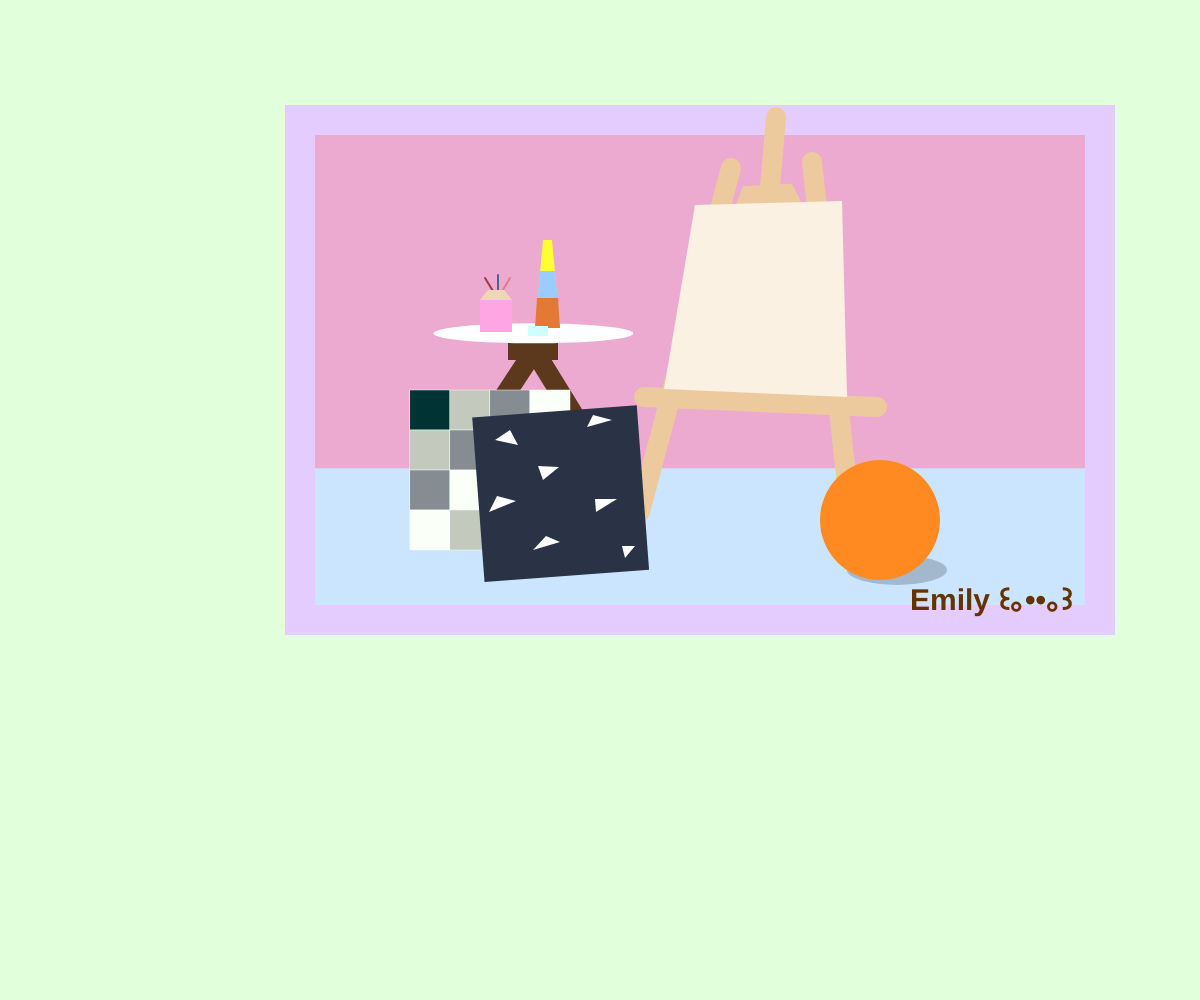
Frame 1 (no input)
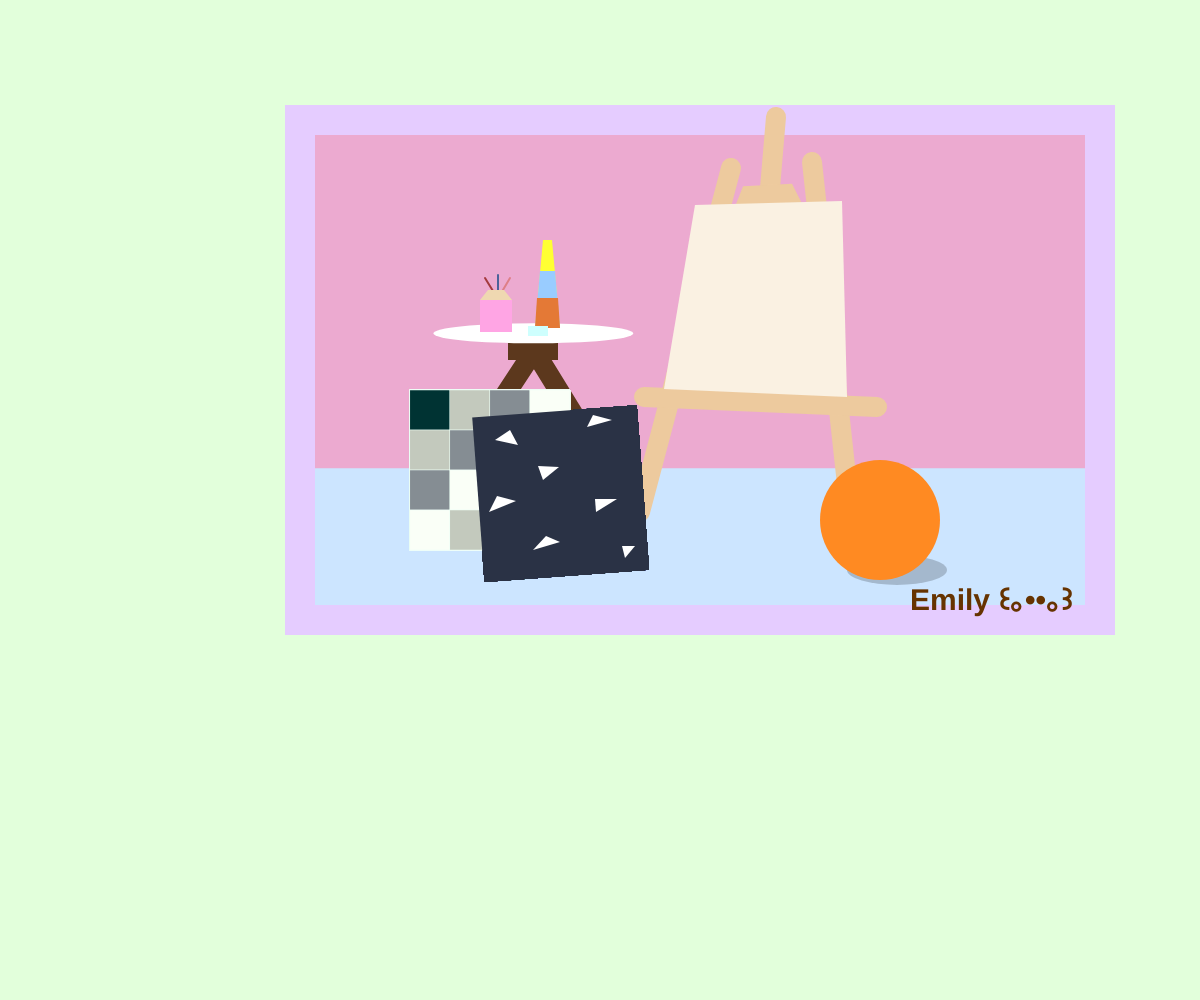
Frame 60 (no input)
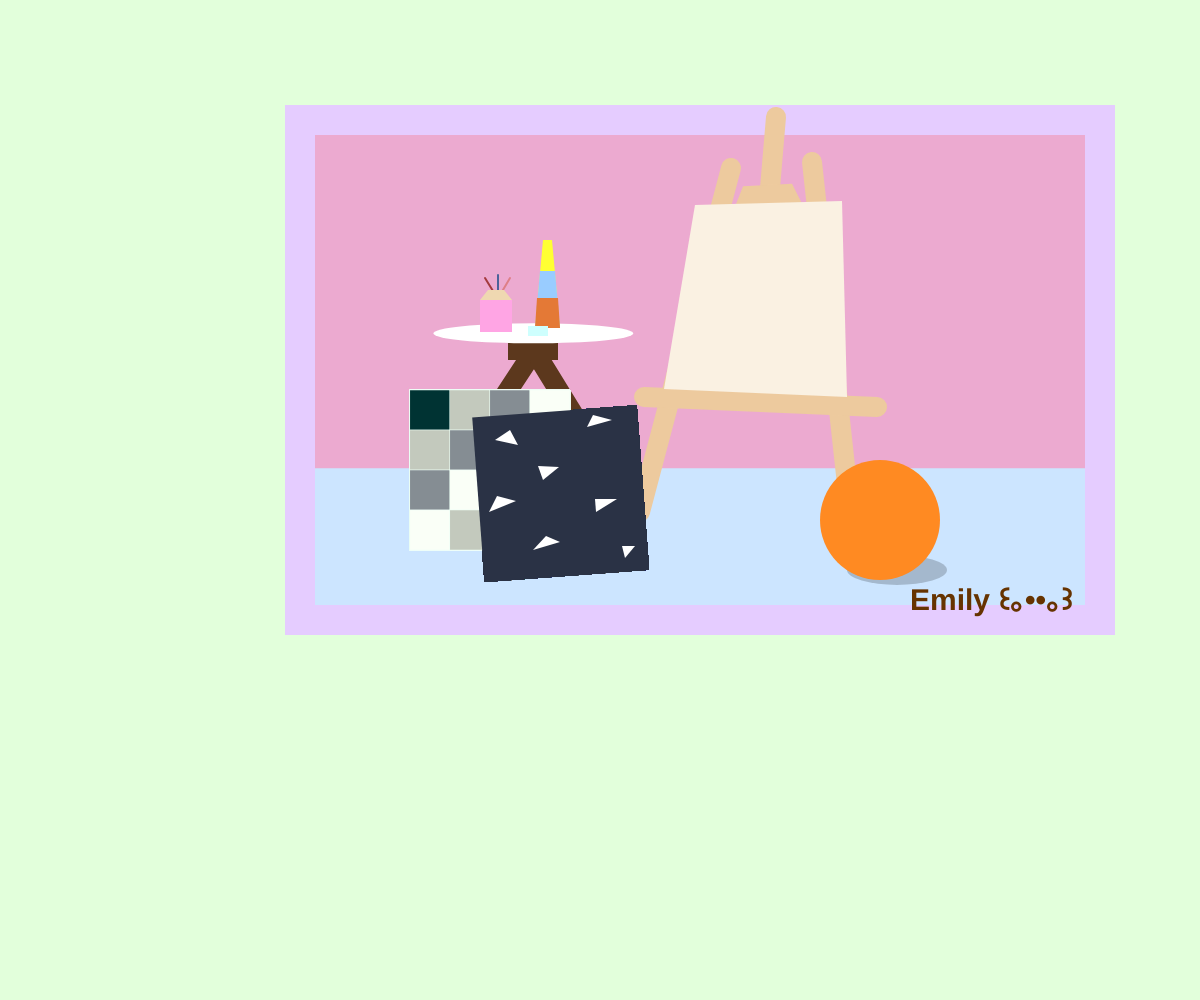
Frame 120 (the mouse pressed at the canvas centre since frame 60)

The p5.js sketch that drew these frames (run headless with seeded random() and noise() and a simulated clock; from frame 60 on, the mouse is pressed at the canvas centre):

// p5.js sketch
// ── sketch.js

function setup() {
    createCanvas(windowWidth, windowHeight);
    background(226,255,219);	
    	
//***size of the whole drawing	
    let x = 800;
    let y = 500;	

//***all stuffs except two cushions
    blueFloor(x,y);
    pinkCurtain(x,y);		
    holders();	
    tableSurface(x,y);
    pencils();		
    pencilVase();	
    ornament();	
    eraser();	
    easel();	
    drawingBoard();	
    orangeBalloon();	
    signature();	
}

function draw() {	
//***a tool: to find positions
    console.log(mouseX,mouseY);	
    
//***two cushions
    gridCushion();
    triangleCushion();
}


// functions created listed below-----------------------------------------
function blueFloor(x,y){
        strokeWeight(30);
	stroke(229,204,255);
	fill(204,229,255);
	rect(300,120,x,y);
}

function pinkCurtain(x,y){
	noStroke();
	fill(245,155,196,200);
	rect(315,135,x-30,y*2/3);
}

function holders(){
    	stroke(92,56,29);
	strokeWeight(20);
	line(528,360,448,482);
    	line(540,360,615,482);
    	noStroke();
	fill(92,56,29);
	rect(508,340,50,20);
}

function tableSurface(x,y){
    	noStroke();
	fill("white");
	ellipse(x*2/3,y*2/3,200,20);
}

function pencils(){
    	strokeWeight(2);
	stroke(163,58,61);
	line(493,291,485,278);//red pencil
	stroke(76,98,154);
	line(498,300,498,275);
	stroke(222,127,135);
	line(500,295,510,278);
}

function pencilVase(){
    	noStroke();
	fill(255,165,228);
	square(480,300,32);
	fill(239,216,177);
	quad(480,300,512,300,504,290,488,290);
}

function ornament(){
    	fill(255,255,51);
	quad(535,328,560,328,552,240,543,240);
	fill(153,204,255);
	quad(540,271,555,271,560,328,535,328);
	fill(228,121,54);
	quad(537,298,558,298,560,328,535,328);
}

function eraser(){
    	fill(206,255,254);
	rect(528,326,20,10);
}

function easel(){
   	strokeWeight(20);
	stroke(237,202,158);
	line(640,512,731,168);
	line(812,162,850,512);
	line(644,397,877,407);
	line(770,188,776,117);
	quad(746,206,791,204,786,194,750,196);
}

function drawingBoard(){
    	noStroke();
	fill(250,241,226);
	quad(664,389,847,397,842,201,695,205);
}

function orangeBalloon(){
    	noStroke();
	fill(0,0,0,50);
	ellipse(897,570,100,30);//shadow
	fill(255,138,34);
	ellipse(880,520,120,120);//the ball
}

function signature(){
    	fill(102,51,0);
	textSize(30);
	textStyle(BOLD);
	textFont('Helvetica');
	text('Emily ꒰｡••｡꒱',910,610);
}

function gridCushion(){
    push();
	translate(400,380);
	for(let x=0;x<4;x++){
		for(let y=0;y<4;y++){
			stroke(236,255,245);
			strokeWeight(0.5);
			if(x+y==0||x*y==4){
			fill(0,51,51);
			rect(x*40+10,y*40+10,40,40);
			}
			else if(x+y==2||x*y==1){
			fill(133,141,147);
			rect(x*40+10,y*40+10,40,40);	
			}
			else if(x+y==3){
			fill(250,255,247);
			rect(x*40+10,y*40+10,40,40);			
			}
			else{
			fill(195,201,189);
			rect(x*40+10,y*40+10,40,40);
			}
		}
	}
		pop();
}

function triangleCushion(){
    push();
	translate(600, 450);
	rotate(PI / 2.1);
	noStroke();
	fill(42,50,69);
	rect(-42,-40,165,165);
	pop();
	
	//white triangeles
	noStroke();
	fill("white");
	triangle(510,430,495,440,518,445);
	triangle(538,466,559,467,543,480);
	triangle(497,496,489,512,516,501);
	triangle(593,415,587,427,612,420);
	triangle(595,499,617,499,596,512);
	triangle(546,536,533,550,560,542);
	triangle(622,546,635,546,625,558);
}
